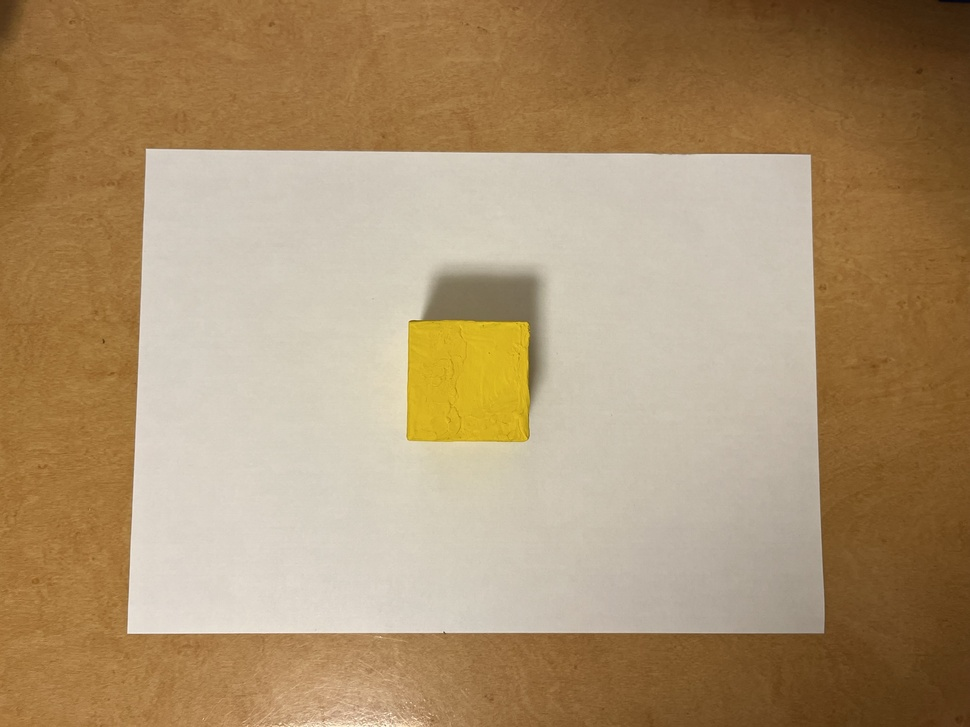
#> input picture data/original_cube_yellow.jpg, 970 x 727 px, shrunk from 2048 x 1536 before the run
$ python label_yellow.py
#> lines starting #> are read from the running program, lines starting #| are printed output that depends on the picture; after the words box and inside, x2 and y2 are one past the last pixel; in counts of white or black regions, pixels touching at a corner belong together
#!/usr/bin/env python3
# -*- coding: utf-8 -*-
import cv2
import cv2 as cv
import numpy as np

#画像データの読み込み
img = cv.imread("original_cube_yellow.jpg")
#> img is the input picture: shape (727, 970, 3); mean B, G, R 110.9, 145.8, 171.4

#BGR色空間からHSV色空間への変換
hsv = cv.cvtColor(img, cv.COLOR_BGR2HSV)
#> hsv: shape (727, 970, 3); mean H, S, V 17.8, 102.4, 171.4

#色検出しきい値の設定
lower = np.array([20,150,0])
upper = np.array([30,255,255])

#色検出しきい値範囲内の色を抽出するマスクを作成
frame_mask1 = cv.inRange(hsv, lower, upper)
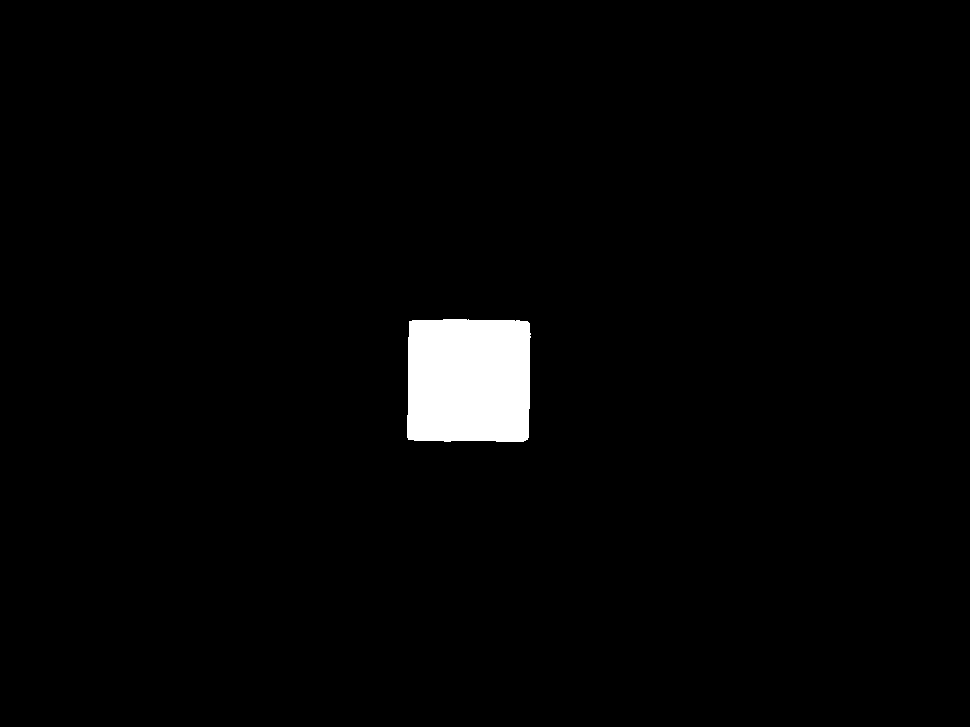
#> frame_mask1: shape (727, 970); 2.1% white; 1 white region, box (x1, y1, x2, y2) and area: (407, 319, 531, 442) 14772

#色検出しきい値の設定
lower = np.array([174,150,0])
upper = np.array([255,255,255])

#色検出しきい値範囲内の色を抽出するマスクを作成
frame_mask2 = cv.inRange(hsv, lower, upper)
#> frame_mask2: shape (727, 970); every value is 0

frame_mask = frame_mask1 + frame_mask2

#論理演算で色検出
dst = cv.bitwise_and(img, img, mask=frame_mask)
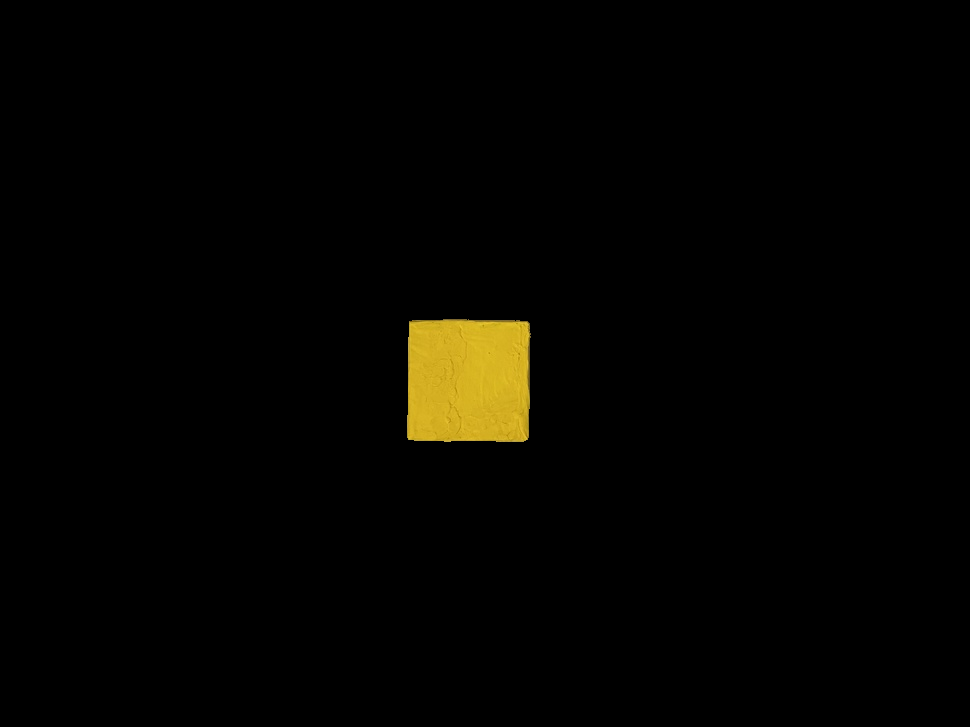
#> dst: shape (727, 970, 3); mean B, G, R 0.7, 3.7, 4.4

# ラベリング結果書き出し用に画像を準備
out_image = dst

# 面積・重心計算付きのラベリング処理を行う
num_labels, label_image, stats, center = cv2.connectedComponentsWithStats(frame_mask)
#> num_labels = 2; stats = [[0, 0, 970, 727, 690418], [407, 319, 124, 123, 14772]]; center = [[484.8, 362.6], [468.4, 380.1]]

# 最大のラベルは画面全体を覆う黒なので不要．データを削除
num_labels = num_labels - 1
#> num_labels = 1
stats = np.delete(stats, 0, 0)
#> stats = [[407, 319, 124, 123, 14772]]
center = np.delete(center, 0, 0)
#> center = [[468.4, 380.1]]


if num_labels >= 1:
# 面積最大のインデックスを取得
                max_index = np.argmax(stats[:,4])
#> max_index = 0
                #print max_index

# 面積最大のラベルのx,y,w,h,面積s,重心位置mx,myを得る
                x = stats[max_index][0]
#> x = 407
                y = stats[max_index][1]
#> y = 319
                w = stats[max_index][2]
#> w = 124
                h = stats[max_index][3]
#> h = 123
                s = stats[max_index][4]
#> s = 14772
                mx = int(center[max_index][0])
#> mx = 468
                my = int(center[max_index][1])
#> my = 380
                #print("(x,y)=%d,%d (w,h)=%d,%d s=%d (mx,my)=%d,%d"%(x, y, w, h, s, mx, my) )

                # ラベルを囲うバウンディングボックスを描画
                cv2.rectangle(out_image, (x, y), (x+w, y+h), (255, 0, 255))
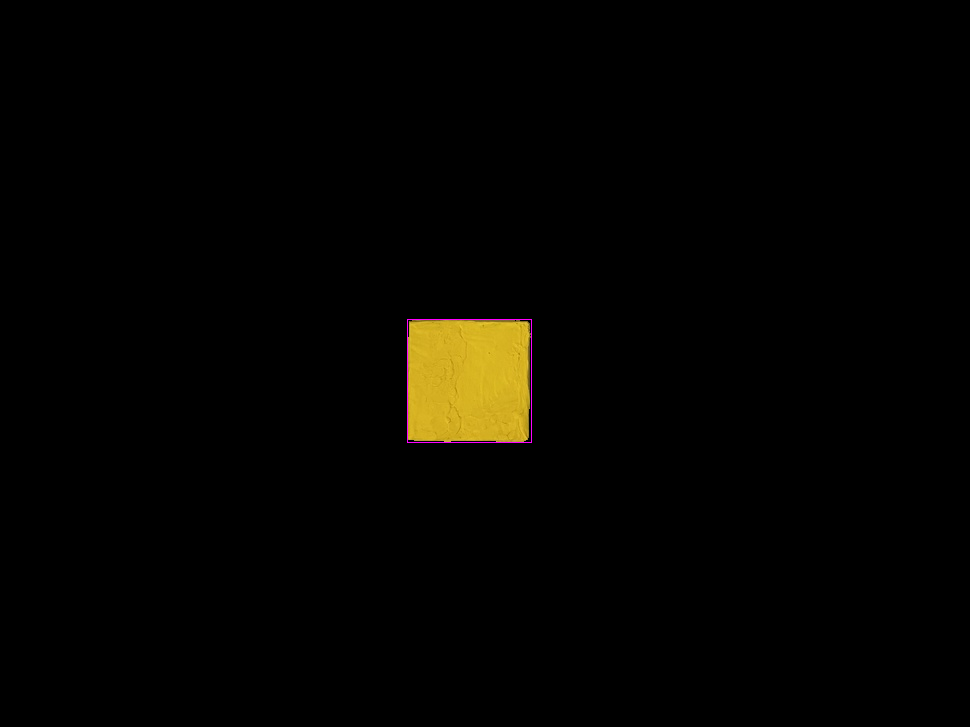
#> out_image: shape (727, 970, 3); 0.07% of pixels changed, all inside (x1, y1, x2, y2) = (407, 319, 532, 443)

                # 重心位置の座標を表示
                # cv2.putText(out_image, "%d,%d"%(mx,my), (x-15, y+h+15), cv2.FONT_HERSHEY_PLAIN, 1, (255, 255, 0))
                cv2.putText(out_image, "%d"%(s), (x, y+h+15), cv2.FONT_HERSHEY_PLAIN, 1, (255, 255, 0))
#> out_image: shape (727, 970, 3); 0.01% of pixels changed, all inside (x1, y1, x2, y2) = (410, 447, 456, 457)
cv.imshow("Image",out_image)
if cv.waitKey(0) & 0xFF == ord('q'):
#> (key q is pressed here)
    cv.destroyAllWindows()
